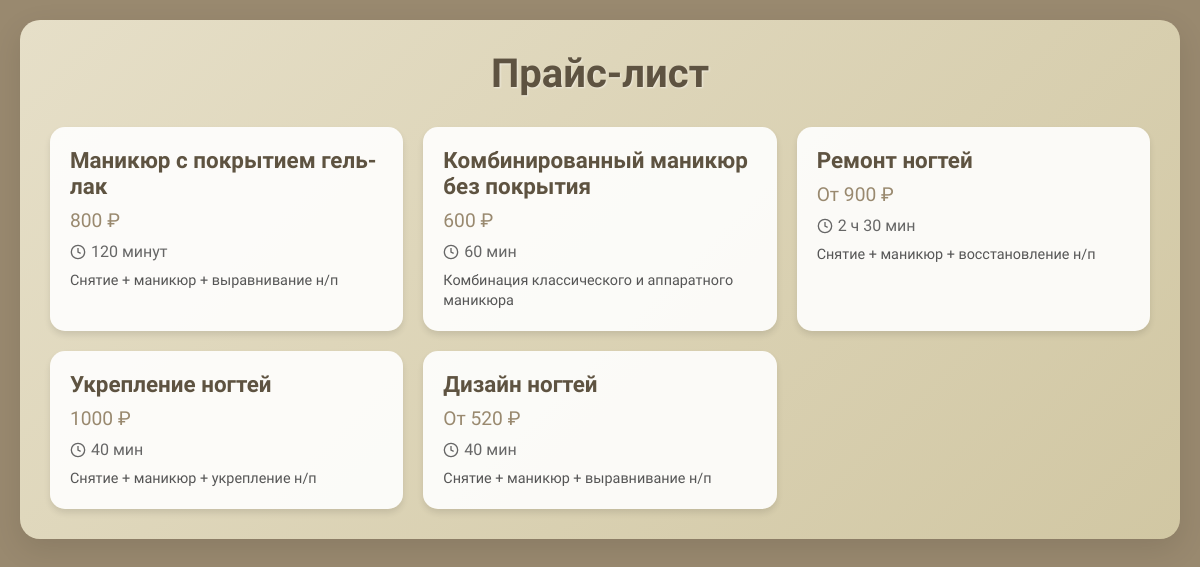
/services, run on the app's committed database.
### src/database/models.py (models this page shows)
class Service(Base):
    __tablename__ = "services"
    id = Column(Integer, primary_key=True, index=True)
    name = Column(String, nullable=False)
    description = Column(String, nullable=True)
    duration = Column(String, nullable=False)
    price = Column(Integer, nullable=False)
    image_url = Column(String, nullable=True)
    is_price_from = Column(Boolean, default=False)
    appointments = relationship('Appointment', secondary='appointment_service_association', back_populates='services')

### src/pages/router.py (the view)
@router.get("/services", response_class=HTMLResponse)
async def get_services(request: Request, user_id: int = None):
    data_page = {"request": request, "access": True, "title": "Прайс-лист"}
    with get_db() as db:
        services = db.query(Service).all()
    data_page['services'] = services
    return templates.TemplateResponse("services.html", data_page)

### src/database/db.py (called while the page is built)
@contextmanager
def get_db():
    db = SessionLocal()
    try:
        yield db
    finally:
        db.close()

### src/templates/services.html (shortened to what this page needs)
{% extends "base.html" %}
{% block styles %}
<link rel="stylesheet" href="/static/css/services.css">
{% endblock %}
{% block content %}
<div class="container">
    <h1>{{ title }}</h1>
    {% if access %}
    <div class="services-grid">
      {% for service in services %}
      <div class="service-card" data-id="{{ service.id }}">
        <div class="service-name">{{ service.name }}</div>
        <div class="service-price">
          {% if service.is_price_from %}
          От {{ service.price }} ₽
          {% else %}
          {{ service.price }} ₽
          {% endif %}
        </div>
        <div class="service-duration">
          <svg viewBox="0 0 24 24" fill="none" stroke="currentColor" stroke-width="2">
            <circle cx="12" cy="12" r="10"/>
            <path d="M12 6v6l4 2"/>
          </svg>
          {{ service.duration }}
        </div>
        <div class="service-description">{{ service.description }}</div>
      </div>
      {% endfor %}
    </div>
</div>
{% else %}
<p>{{ message }}</p>
{% endif %}
{% endblock %}

### src/templates/base.html (shortened to what this page needs)
<!DOCTYPE html>
<html lang="ru">
<head>
    {% block styles %}{% endblock %}
</head>
<body>
{% block content %} {% endblock %}
</body>
</html>

### src/static/css/services.css (style rules this page uses)
:root { --primary-color: #99896f; --secondary-color: #b3a88f; --background-color: #99896f; --text-color: #333333; --title-color: #5e5341; --form-background: linear-gradient(135deg, #e6dfc8 0%, #d1c7a3 100%); --card-background: rgba(255, 255, 255, 0.9); }
* { box-sizing: border-box; margin: 0; padding: 0; }
html, body { height: 100%; }
body { font-family: 'El Messiri', sans-serif; color: var(--text-color); background: var(--background-color); padding: 20px; }
.container { max-width: 1200px; margin: 0 auto; background: var(--form-background); padding: 30px; border-radius: 20px; box-shadow: 0 10px 30px rgba(0,0,0,0.1); background-blend-mode: overlay; animation: fadeIn 0.8s ease-out; }
h1 { color: var(--title-color); text-align: center; margin-bottom: 30px; font-weight: 700; font-size: 2.5rem; text-shadow: 1px 1px 2px rgba(255,255,255,0.5); }
.services-grid { display: grid; grid-template-columns: repeat(auto-fit, minmax(280px, 1fr)); gap: 20px; }
.service-card { background-color: var(--card-background); border-radius: 15px; padding: 20px; box-shadow: 0 4px 6px rgba(0,0,0,0.1); transition: transform 0.3s ease, box-shadow 0.3s ease; }
.service-name { color: var(--title-color); font-size: 1.4rem; font-weight: 600; margin-bottom: 10px; }
.service-price { font-size: 1.2rem; color: var(--primary-color); font-weight: 500; margin-bottom: 10px; }
.service-duration { font-size: 1rem; color: #666; display: flex; align-items: center; gap: 5px; }
.service-duration svg { width: 16px; height: 16px; }
.service-description { margin-top: 10px; font-size: 0.9rem; line-height: 1.4; color: #555; }

### data on the page
Service: name "Маникюр с покрытием гель-лак", price "800", duration "120 минут", description "Снятие + маникюр + выравнивание н/п"
Service: name "Комбинированный маникюр без покрытия", price "600", duration "60 мин", description "Комбинация классического и аппаратного маникюра"
Service: name "Ремонт ногтей", price "900", duration "2 ч 30 мин", description "Снятие + маникюр + восстановление н/п"
Service: name "Укрепление ногтей", price "1000", duration "40 мин", description "Снятие + маникюр + укрепление н/п"
Service: name "Дизайн ногтей", price "520", duration "40 мин", description "Снятие + маникюр + выравнивание н/п"

### other printed values
{{ title }} "Прайс-лист"
